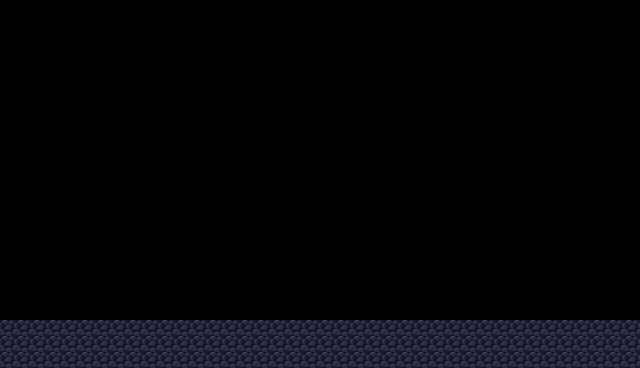

A 2D game scene composited from a Tiled map and its tileset images. What follows is a short description and the map's XML, with every tile layer's data as written:
An orthogonal 40x23 tile map with 16x16 px tiles, 1 tile layer (Tile Layer 1).

<map version="1.10" tiledversion="1.11.2" orientation="orthogonal" renderorder="right-down" width="40" height="23" tilewidth="16" tileheight="16" infinite="0" nextlayerid="2" nextobjectid="1">
 <tileset firstgid="1" source="Tiles.tsx" />
 <layer id="1" name="Tile Layer 1" width="40" height="23">
  <data encoding="csv">
0,0,0,0,0,0,0,0,0,0,0,0,0,0,0,0,0,0,0,0,0,0,0,0,0,0,0,0,0,0,0,0,0,0,0,0,0,0,0,0,
0,0,0,0,0,0,0,0,0,0,0,0,0,0,0,0,0,0,0,0,0,0,0,0,0,0,0,0,0,0,0,0,0,0,0,0,0,0,0,0,
0,0,0,0,0,0,0,0,0,0,0,0,0,0,0,0,0,0,0,0,0,0,0,0,0,0,0,0,0,0,0,0,0,0,0,0,0,0,0,0,
0,0,0,0,0,0,0,0,0,0,0,0,0,0,0,0,0,0,0,0,0,0,0,0,0,0,0,0,0,0,0,0,0,0,0,0,0,0,0,0,
0,0,0,0,0,0,0,0,0,0,0,0,0,0,0,0,0,0,0,0,0,0,0,0,0,0,0,0,0,0,0,0,0,0,0,0,0,0,0,0,
0,0,0,0,0,0,0,0,0,0,0,0,0,0,0,0,0,0,0,0,0,0,0,0,0,0,0,0,0,0,0,0,0,0,0,0,0,0,0,0,
0,0,0,0,0,0,0,0,0,0,0,0,0,0,0,0,0,0,0,0,0,0,0,0,0,0,0,0,0,0,0,0,0,0,0,0,0,0,0,0,
0,0,0,0,0,0,0,0,0,0,0,0,0,0,0,0,0,0,0,0,0,0,0,0,0,0,0,0,0,0,0,0,0,0,0,0,0,0,0,0,
0,0,0,0,0,0,0,0,0,0,0,0,0,0,0,0,0,0,0,0,0,0,0,0,0,0,0,0,0,0,0,0,0,0,0,0,0,0,0,0,
0,0,0,0,0,0,0,0,0,0,0,0,0,0,0,0,0,0,0,0,0,0,0,0,0,0,0,0,0,0,0,0,0,0,0,0,0,0,0,0,
0,0,0,0,0,0,0,0,0,0,0,0,0,0,0,0,0,0,0,0,0,0,0,0,0,0,0,0,0,0,0,0,0,0,0,0,0,0,0,0,
0,0,0,0,0,0,0,0,0,0,0,0,0,0,0,0,0,0,0,0,0,0,0,0,0,0,0,0,0,0,0,0,0,0,0,0,0,0,0,0,
0,0,0,0,0,0,0,0,0,0,0,0,0,0,0,0,0,0,0,0,0,0,0,0,0,0,0,0,0,0,0,0,0,0,0,0,0,0,0,0,
0,0,0,0,0,0,0,0,0,0,0,0,0,0,0,0,0,0,0,0,0,0,0,0,0,0,0,0,0,0,0,0,0,0,0,0,0,0,0,0,
0,0,0,0,0,0,0,0,0,0,0,0,0,0,0,0,0,0,0,0,0,0,0,0,0,0,0,0,0,0,0,0,0,0,0,0,0,0,0,0,
0,0,0,0,0,0,0,0,0,0,0,0,0,0,0,0,0,0,0,0,0,0,0,0,0,0,0,0,0,0,0,0,0,0,0,0,0,0,0,0,
0,0,0,0,0,0,0,0,0,0,0,0,0,0,0,0,0,0,0,0,0,0,0,0,0,0,0,0,0,0,0,0,0,0,0,0,0,0,0,0,
0,0,0,0,0,0,0,0,0,0,0,0,0,0,0,0,0,0,0,0,0,0,0,0,0,0,0,0,0,0,0,0,0,0,0,0,0,0,0,0,
0,0,0,0,0,0,0,0,0,0,0,0,0,0,0,0,0,0,0,0,0,0,0,0,0,0,0,0,0,0,0,0,0,0,0,0,0,0,0,0,
0,0,0,0,0,0,0,0,0,0,0,0,0,0,0,0,0,0,0,0,0,0,0,0,0,0,0,0,0,0,0,0,0,0,0,0,0,0,0,0,
42,42,42,42,42,42,42,42,42,42,42,42,42,42,42,42,42,42,42,42,42,42,42,42,42,42,42,42,42,42,42,42,42,42,42,42,42,42,42,42,
42,42,42,42,42,42,42,42,42,42,42,42,42,42,42,42,42,42,42,42,42,42,42,42,42,42,42,42,42,42,42,42,42,42,42,42,42,42,42,42,
42,42,42,42,42,42,42,42,42,42,42,42,42,42,42,42,42,42,42,42,42,42,42,42,42,42,42,42,42,42,42,42,42,42,42,42,42,42,42,42
</data>
 </layer>
</map>
